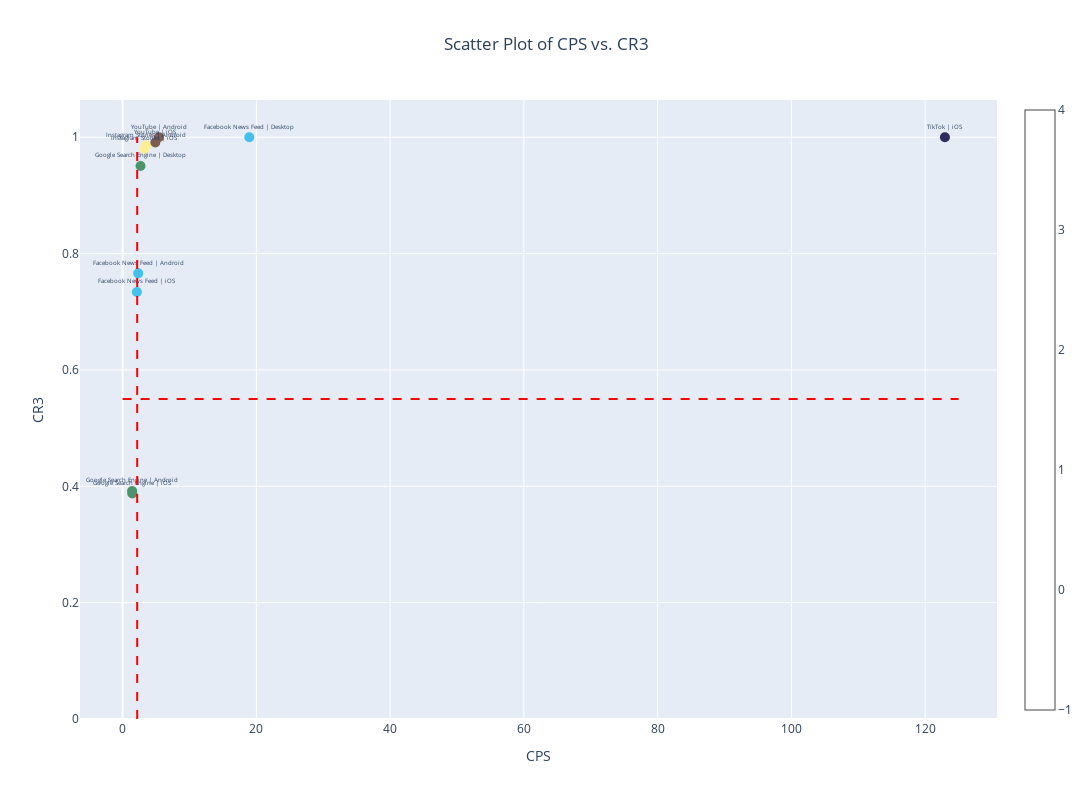

The code cell stored with this chart in its notebook:
### Code cell
df = pivot_noobjective
#[pivot_table['objective'] == 'Branding']
color_palette = ['#44c0ed', '#4c956c','#ffee93', '#ff7700', '#2d2c5e', '#7e5d50']
channel = pivot_noobjective['channel_name'].unique()
color_mapping = {channel: color_palette[i % len(color_palette)] for i, channel in enumerate(channel)}

#df['label'] = df['channel_name'] + ' | ' + df['device_type']

# Create scatter plot
fig = go.Figure()

fig.add_trace(
    go.Scatter(
        x=df['CPS'],
        y=df['cr3'],
        mode='markers+text',
        marker=dict(
            size=10,  
            color=[color_mapping[channel] for channel in df['channel_name']], 
            showscale=True
        ),
        text=df['label'],  
        textposition='top center',
        textfont=dict(size=6)  
    )
)

fig.add_shape(
    go.layout.Shape(
        type="line",
        x0=2.1802,
        x1=2.1802,
        y0=0,  # Start from the minimum y-value
        y1=1,  # End at the maximum y-value
        line=dict(
            color="Red",
            width=2,
            dash="dash"
        ),
        name="CPM Reference Line"
    )
)

fig.add_shape(
    go.layout.Shape(
        type="line",
        x0=0,  # Start from the minimum x-value
        x1=125,  # End at the maximum x-value
        y0=0.5499,
        y1=0.5499,
        line=dict(
            color="Red",
            width=2,
            dash="dash"
        ),
        name="CTR Reference Line"
    )
)

# Update layout
fig.update_layout(
    title='Scatter Plot of CPS vs. CR3',
    title_x=0.5,
    xaxis_title='CPS',
    yaxis_title='CR3',
    height=800,
    width=1200
)

fig.show()

### Figure 1 — Plotly figure (JSON) as saved in the notebook; plotly's stock layout.template omitted (floating-point values rounded to 4 significant figures)
{"data": [{"marker": {"color": ["#44c0ed", "#4c956c", "#ffee93", "#ff7700", "#2d2c5e", "#7e5d50", "#44c0ed", "#4c956c", "#ffee93", "#ff7700", "#2d2c5e", "#7e5d50", "#44c0ed", "#4c956c", "#ffee93", "#ff7700", "#2d2c5e", "#7e5d50"], "showscale": true, "size": 10}, "mode": "markers+text", "text": ["Facebook News Feed | Android", "Google Search Engine | Android", "Instagram Stories | Android", "MoPub | Android", "TikTok | Android", "YouTube | Android", "Facebook News Feed | Desktop", "Google Search Engine | Desktop", "Instagram Stories | Desktop", "MoPub | Desktop", "TikTok | Desktop", "YouTube | Desktop", "Facebook News Feed | iOS", "Google Search Engine | iOS", "Instagram Stories | iOS", "MoPub | iOS", "TikTok | iOS", "YouTube | iOS"], "textfont": {"size": 6}, "textposition": "top center", "type": "scatter", "x": [2.334, 1.42, 3.525, null, null, 5.432, 18.94, 2.677, null, null, null, null, 2.139, 1.449, 3.26, null, 123.0, 4.898], "y": [0.766, 0.3919, 0.9859, null, null, 1, 1, 0.9505, null, null, null, null, 0.7339, 0.3878, 0.9803, null, 1, 0.9909]}], "layout": {"height": 800, "shapes": [{"line": {"color": "Red", "dash": "dash", "width": 2}, "name": "CPM Reference Line", "type": "line", "x0": 2.18, "x1": 2.18, "y0": 0, "y1": 1}, {"line": {"color": "Red", "dash": "dash", "width": 2}, "name": "CTR Reference Line", "type": "line", "x0": 0, "x1": 125, "y0": 0.5499, "y1": 0.5499}], "title": {"text": "Scatter Plot of CPS vs. CR3", "x": 0.5}, "width": 1200, "xaxis": {"title": {"text": "CPS"}}, "yaxis": {"title": {"text": "CR3"}}}}
